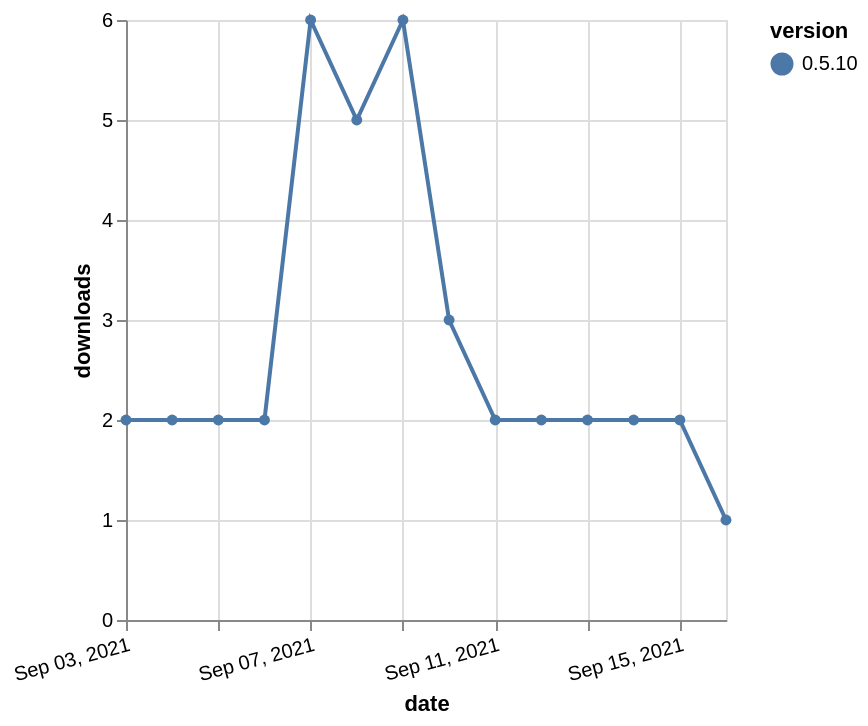

This figure's Vega-Lite source:
### Vega-Lite specification from a JSON file in a GitHub repository (floating-point values rounded to 4 significant figures)
{"$schema": "https://vega.github.io/schema/vega-lite/v5.json", "description": "A simple bar chart with embedded data.", "data": {"values": [{"date": "2021-09-03", "total": 3873, "delta": 2, "version": "0.5.10"}, {"date": "2021-09-04", "total": 3875, "delta": 2, "version": "0.5.10"}, {"date": "2021-09-05", "total": 3877, "delta": 2, "version": "0.5.10"}, {"date": "2021-09-06", "total": 3879, "delta": 2, "version": "0.5.10"}, {"date": "2021-09-07", "total": 3885, "delta": 6, "version": "0.5.10"}, {"date": "2021-09-08", "total": 3890, "delta": 5, "version": "0.5.10"}, {"date": "2021-09-09", "total": 3896, "delta": 6, "version": "0.5.10"}, {"date": "2021-09-10", "total": 3899, "delta": 3, "version": "0.5.10"}, {"date": "2021-09-11", "total": 3901, "delta": 2, "version": "0.5.10"}, {"date": "2021-09-12", "total": 3903, "delta": 2, "version": "0.5.10"}, {"date": "2021-09-13", "total": 3905, "delta": 2, "version": "0.5.10"}, {"date": "2021-09-14", "total": 3907, "delta": 2, "version": "0.5.10"}, {"date": "2021-09-15", "total": 3909, "delta": 2, "version": "0.5.10"}, {"date": "2021-09-16", "total": 3910, "delta": 1, "version": "0.5.10"}]}, "width": "container", "mark": {"type": "line", "point": {"filled": true}}, "encoding": {"x": {"field": "date", "type": "temporal", "timeUnit": "yearmonthdate", "title": "date", "axis": {"labelAngle": -15}}, "y": {"field": "delta", "type": "quantitative", "title": "downloads"}, "color": {"field": "version", "type": "nominal"}, "tooltip": {"field": "delta"}}}
